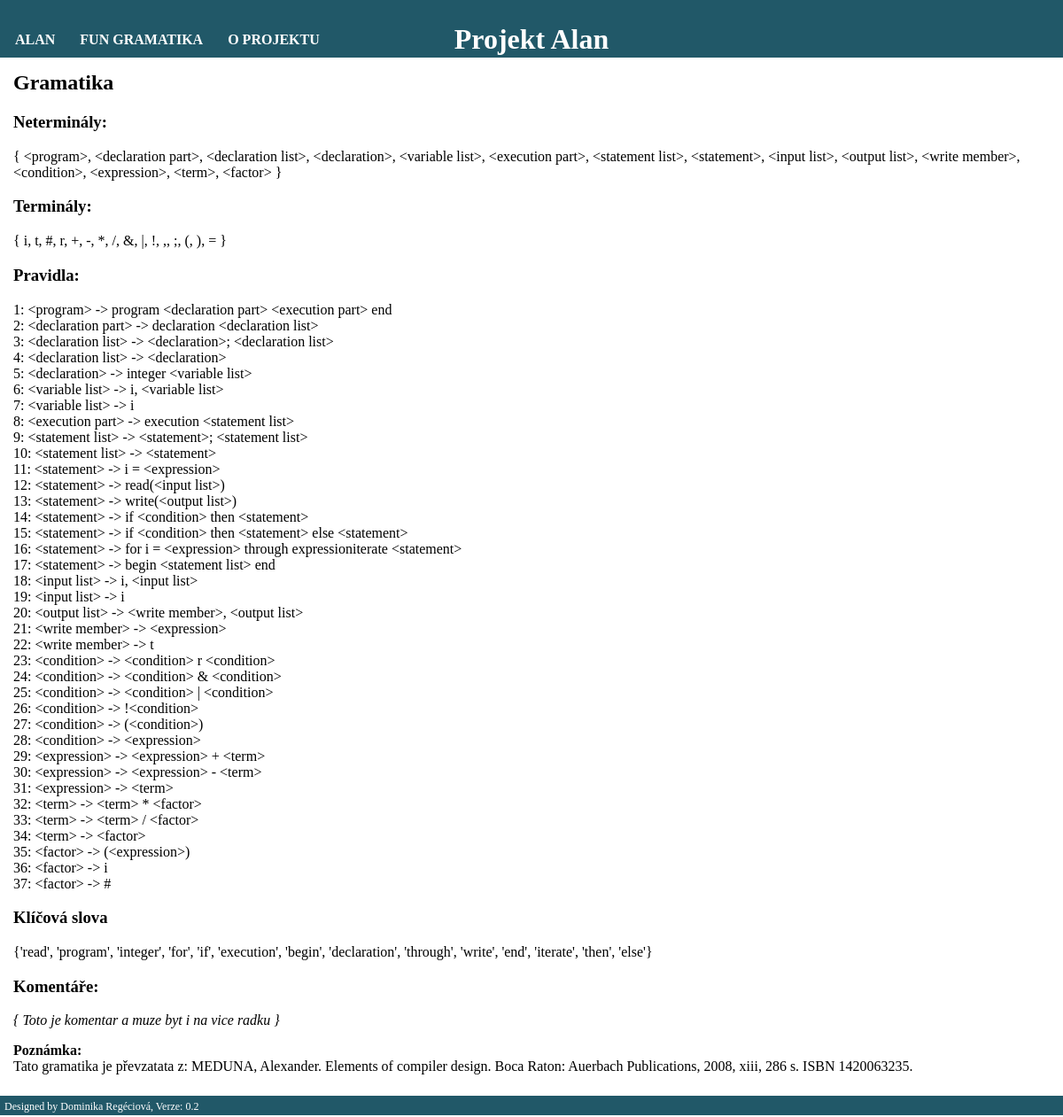
The page /alan/grammar/ on the database as committed earlier.
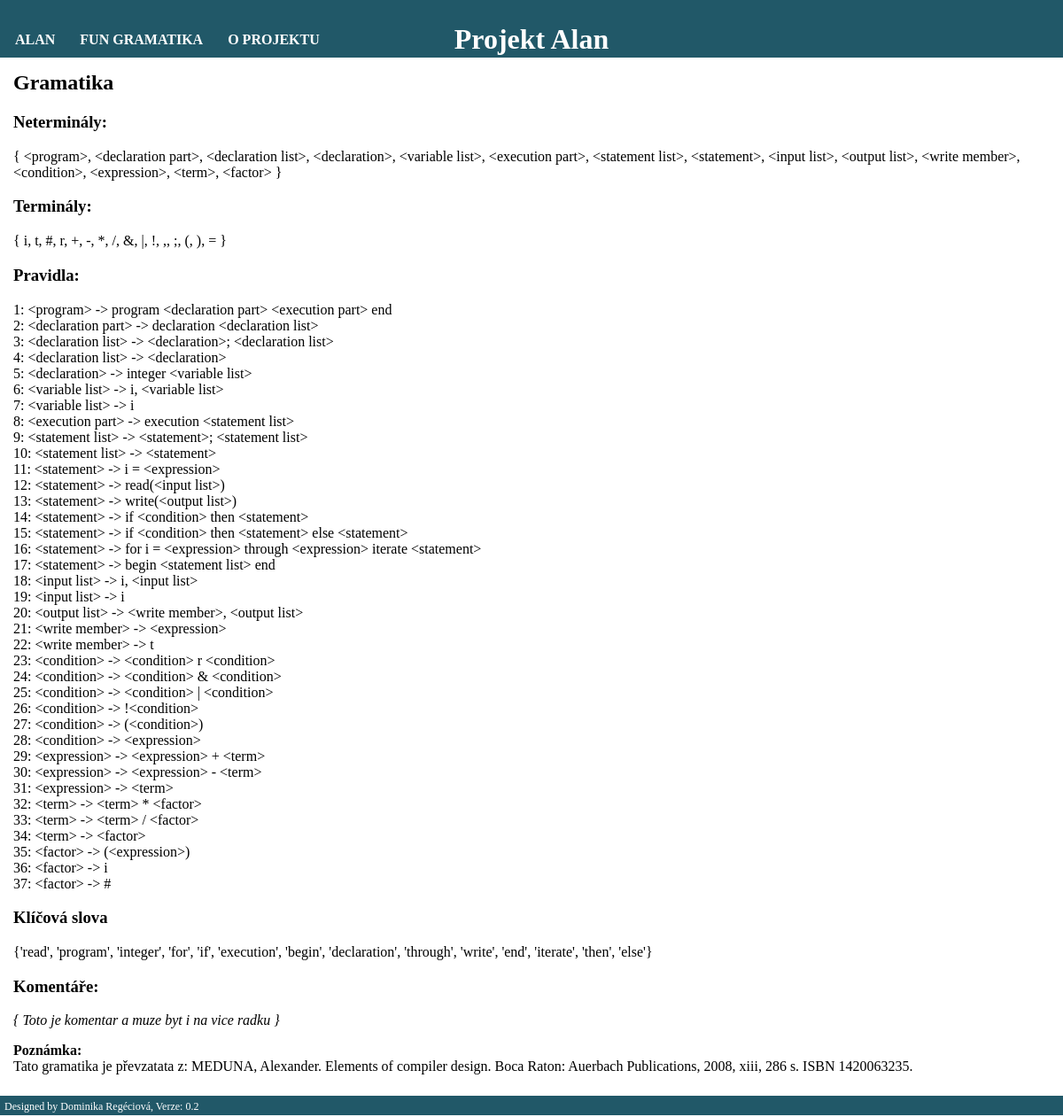
The same page on the database as committed later.
### alan/models.py (models this page shows)
class Rule (models.Model):
    left_side = models.CharField(max_length=1, verbose_name='Left side')
    right_side = models.CharField(max_length=42, verbose_name='Right side')
    def __str__(self):
        return self.left_side + " -> " + self.right_side

### alan/views.py (the view)
def grammar(request):
    grammar = Rule.objects.order_by('id')
    terminals = Terminal.objects.order_by('id')
    t_list = ', '.join([t.char for t in terminals])
    nonterminals = Nonterminal.objects.order_by('id')
    n_list = ', '.join([n.char for n in nonterminals])
    keywords = scanner._keywords
    return render(request, 'alan/grammar.html', {'grammar': grammar,
                  'terminals': t_list, 'nonterminals': n_list,
                  'keywords': keywords})

### alan/templates/alan/grammar.html (shortened to what this page needs)
{% extends 'alan/base.html' %}
{% load staticfiles %}
{% block body_block %}
<h2>Gramatika</h2>
<p>
{% if nonterminals %}
    <h3>Neterminály: </h3>
    { {{ nonterminals }} }
  {% endif %}
{% if terminals %}
    <h3>Terminály: </h3>
    { {{ terminals }} }
  {% endif %}
{% if grammar %}
    <h3>Pravidla: </h3>
    {% for g in grammar %}
    {{g.id }}: {{ g }}<br>
    {% endfor %}
  {% endif %}
{% if keywords %}
<h3>Klíčová slova</h3>
  {{ keywords }}
{% endif %}
<h3>Komentáře: </h3>
<i>{ Toto je komentar a muze byt i na vice radku }</i>
</p>
<p>
<strong>Poznámka: </strong><br>
Tato gramatika je převzatata z: MEDUNA, Alexander. Elements of compiler design. Boca Raton: Auerbach Publications, 2008, xiii, 286 s. ISBN 1420063235.
</p>
{% endblock %}

Rows that differ between the two databases and show on the page:
changed Rule id 16: left_side+right_side "<statement> -> for i = <expression> through expressioniterate <statement>" → "<statement> -> for i = <expression> through <expression> iterate <statement>"
